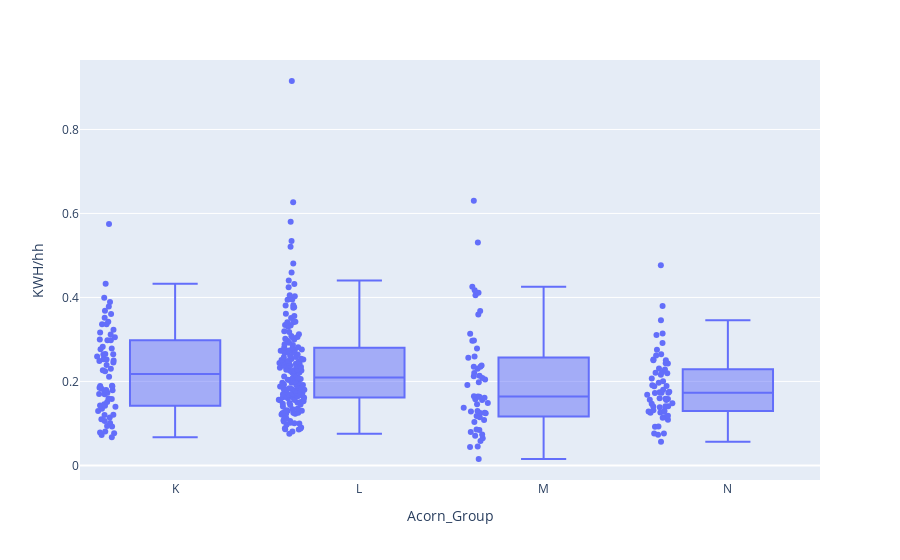

The notebook cell this image was saved under:
### Code cell
import plotly.express as px
fig = px.box(cat4, x="Acorn_Group", y="KWH/hh", points='all')
fig.show()

### Figure 1 — Plotly figure (JSON) as saved in the notebook; plotly's stock layout.template omitted (floating-point values rounded to 4 significant figures; data arrays with more than 128 entries replaced by an {"elided": "..."} marker saying what was removed)
{"data": [{"alignmentgroup": "True", "boxpoints": "all", "hovertemplate": "Acorn_Group=%{x}<br>KWH/hh=%{y}<extra></extra>", "legendgroup": "", "marker": {"color": "#636efa"}, "name": "", "notched": false, "offsetgroup": "", "orientation": "v", "showlegend": false, "type": "box", "x": {"elided": "356 str values"}, "x0": " ", "xaxis": "x", "y": {"elided": "356 float values"}, "y0": " ", "yaxis": "y"}], "layout": {"boxmode": "group", "legend": {"tracegroupgap": 0}, "margin": {"t": 60}, "xaxis": {"anchor": "y", "domain": [0, 1], "title": {"text": "Acorn_Group"}}, "yaxis": {"anchor": "x", "domain": [0, 1], "title": {"text": "KWH/hh"}}}}
